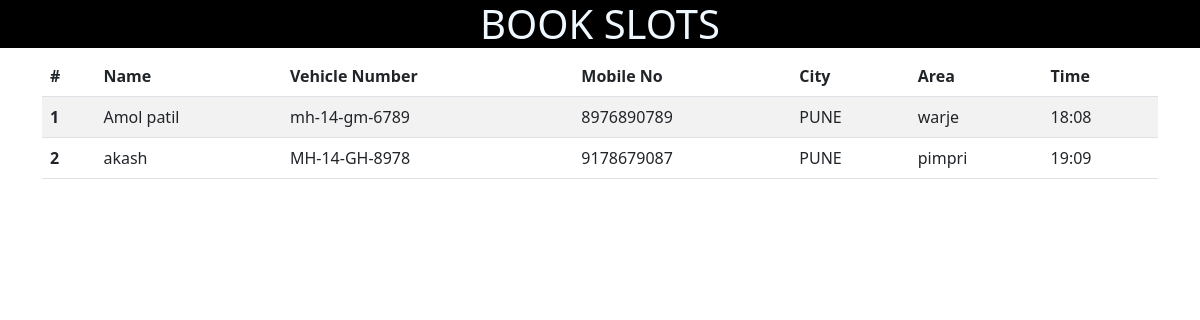
/view_booking/, run on the app's committed database.
### enroll/models.py (models this page shows)
class Bookslots(models.Model):
    oname=models.CharField(max_length=250)
    vehicleno= models.CharField(max_length=540)
    mobileno=models.CharField(max_length=90,null='True')
    city=models.CharField(max_length=250)
    area=models.CharField(max_length=340)
    time=models.CharField(max_length=120)
    date=models.CharField(max_length=120,default='0')

### enroll/views.py (the view)
# urls.py: path('view_booking/',views.view_booking,name='view_booking'),
def view_booking(request):
    form=Bookslots.objects.all()
    return render (request, 'View_booking.html',{'forms':form})

### enroll/templates/view_booking.html (shortened to what this page needs)
{% load static %}
<!DOCTYPE html>
<html lang="en">
<head>
    <link href="{% static 'css/bootstrap.css' %}" rel="stylesheet">
</head>
<body>
    <h1 style="text-align:center; color: aliceblue; background-color:black">BOOK SLOTS </h1>
    <div class="container">
      {% if  forms %}
      <table class="table table-striped">
        <thead>
          <tr>
            <th scope="col">#</th>
            <th scope="col"> Name </th>
            <th scope="col">Vehicle Number</th>
            <th scope="col">Mobile No</th>
            <th scope="col">City</th>
            <th scope="col">Area</th>
            <th scope="col">Time</th>
          </tr>
        </thead>
        <tbody>
            {% for fm in forms  %}
          <tr>
            <th scope="row">{{forloop.counter}}</th>
            <td colspan="">{{fm.oname}}</td>
            <td colspan="">{{fm.vehicleno}}</td>
            <td colspan="">{{fm.mobileno}}</td>
            <td colspan="">{{fm.city}}</td>
            <td colspan="">{{fm.area}}</td>
            <td colspan="">{{fm.time}}</td>
          </tr>
          {% endfor %}</tbody></table>{% endif %}
    </div></div>
</body>
</html>

### data on the page
Bookslots: oname "Amol patil", vehicleno "mh-14-gm-6789", mobileno "8976890789", city "PUNE", area "warje", time "18:08"
Bookslots: oname "akash", vehicleno "MH-14-GH-8978", mobileno "9178679087", city "PUNE", area "pimpri", time "19:09"
